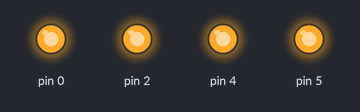
Bench run of a sketch on a simulated Arduino Uno, built with avr-gcc and run on an emulated ATmega328P. Shown: output pins drawn as LEDs (lit = HIGH).

Above: at 0.5 s.
At 1.5 s:
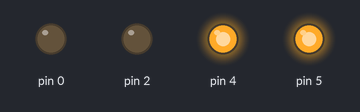
Timing chart, 0 to 3.0 s (numbered marks = the images above):
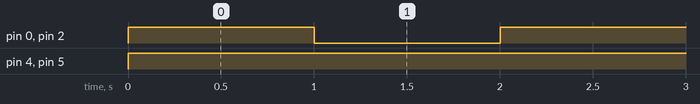

The sketch:

PipeCrawler.ino
```cpp
#define M1Speed 5
#define M2Speed 4
#define M1Direction 0
#define M2Direction 2

void setup() {
  pinMode(5, OUTPUT);
  pinMode(4, OUTPUT);
  pinMode(0, OUTPUT);
  pinMode(2, OUTPUT);
}

void loop() {
  // put your main code here, to run repeatedly:
  forward();
  delay(1000);
  backward();
  delay(1000);
  stopmotors();
}

void forward() {
  analogWrite(5, 1023);
  analogWrite(4, 1023);
  digitalWrite(0, HIGH);
  digitalWrite(2, HIGH);
}

void backward() {
  analogWrite(5, 1023);
  analogWrite(4, 1023);
  digitalWrite(0, LOW);
  digitalWrite(2, LOW);
}

void stopmotors() {
  analogWrite(5, 0);
  analogWrite(4, 0);
}
```

Measured:
- by itself, pin 0, pin 2: alternates HIGH for 1.0 s and LOW for 1.0 s
- by itself, pin 4, pin 5: LOW → HIGH at 0.00 s
- by itself, everything shown: repeats every 2.0 s, in 3 steps
